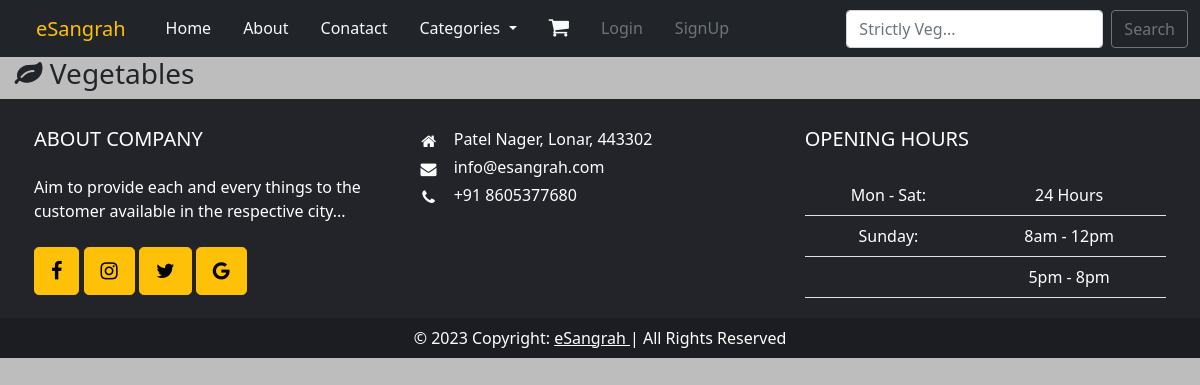
The page /vegetable on the database as committed earlier.
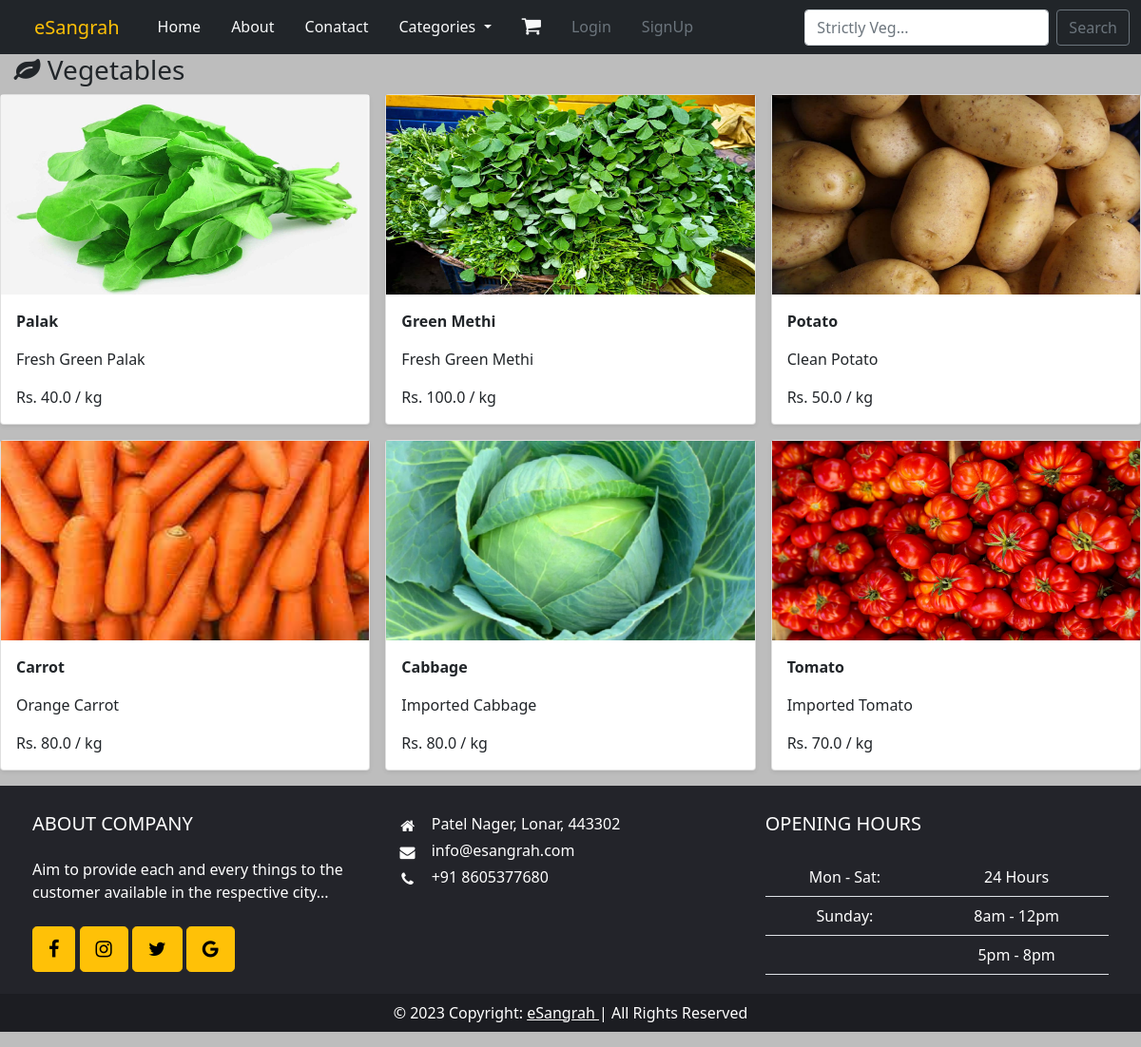
The same page on the database as committed later.
### eSangrah/models.py (models this page shows, shortened)
class Vegetable(models.Model):
    name = models.CharField(max_length=100)
    image = models.ImageField(upload_to="vegetable_img")
    desc = models.CharField(max_length=100)
    price = models.FloatField(max_length=6)

### eSangrah/views.py (the view)
# urls.py: path("vegetable", views.vegetable, name='vegetable'),
def vegetable(request):
    vegetables = Vegetable.objects.all().order_by("-id")
    return render(request, 'vegetable.html', {"vegetables":vegetables})

### templates/vegetable.html
{% extends "base.html" %}
{% block main %}
<h3 class="my5"> &nbsp; <i class="fa fa-leaf" aria-hidden="true"></i> Vegetables</h3>
<div class="row row-cols-1 row-cols-sm-2 row-cols-md-3 g-3">
    {% for vegetable in vegetables %}
    <div class="col">
        <div class="card shadow-sm">
            <a href=""><img src="{{vegetable.image.url}}" class="d-block w-100" height="210px" alt="..."/></a>
            <div class="card-body">
                <p class="card-text"><b>{{vegetable.name}}</b></p>
                <p class="card-text">{{vegetable.desc}}</p>
                <p class="card-text">Rs. {{vegetable.price}} / kg</p>
            </div>
        </div>
    </div>
  {% endfor %}
</div>
{% endblock main %}

### templates/base.html (shortened to what this page needs)
<!doctype html>
<html lang="en">
<head>
    <link href="https://cdn.jsdelivr.net/npm/bootstrap@5.0.2/dist/css/bootstrap.min.css" rel="stylesheet"
>
    <link rel="stylesheet" href="https://cdnjs.cloudflare.com/ajax/libs/font-awesome/4.7.0/css/font-awesome.min.css">
</head>
<body style="background-color:rgb(189, 189, 189);">
    <nav style="border-radius:0" class="navbar navbar-expand-lg sticky-top bg-body-tertiary bg-dark">
        <div class="container-fluid">
            <a class="navbar-brand link-warning mx-4" href="/">eSangrah</a>
            <div class="collapse navbar-collapse" id="navbarSupportedContent">
                <ul class="navbar-nav me-auto mb-2 mb-lg-0">
                    <li class="nav-item">
                        <a class="nav-link active link-light mx-2" aria-current="page" href="/">Home</a>
                    </li>
                    <li class="nav-item">
                        <a class="nav-link link-light mx-2" href="/about">About</a>
                    </li>
                    <li class="nav-item">
                        <a class="nav-link link-light mx-2" href="/contact">Conatact</a>
                    </li>
                    <li class="nav-item dropdown">
                        <a class="nav-link dropdown-toggle link-light mx-2" href="#" role="button"
                            data-bs-toggle="dropdown" aria-expanded="false">
                            Categories
                        </a>
                    </li>
                    <li class="nav-item">
                        <a class="nav-link link-light mx-2" href="/cart"><i style="font-size: 22px;"
                                class="fa fa-shopping-cart" aria-hidden="true"></i>
                        </a>
                    </li>
                    {% if user.is_authenticated %}
                    <li class="nav-item">
                        <a class="nav-link link-secondary mx-2" aria-disabled="true" href="/logout">Welcome,
                            {{user.first_name}}</a>
                    </li>
                    {% else %}
                    <li class="nav-item">
                        <a class="nav-link link-secondary mx-2" aria-disabled="true" href="/login">Login</a>
                    </li>
                    <li class="nav-item">
                        <a class="nav-link link-secondary mx-2" aria-disabled="true" href="/signup">SignUp</a>
                    </li>
                    {% endif %}
                </ul>
                <form class="d-flex" role="search">
                    <input class="form-control me-2" type="search" placeholder="Strictly Veg..." aria-label="Search">
                    <button class="btn btn-outline-secondary" type="submit">Search</button>
                </form>
            </div>
        </div>
    </nav>
    {% block main %}{% endblock main %}
    <div class=" my-3">
        <footer class="text-white text-center text-lg-start w-100" style="background-color: #23242a;">
            <div class="container p-1">
                <div class="row mt-4">
                    <div class="col-lg-4 col-md-12 mb-4 mb-md-0">
                        <h5 class="text-uppercase mb-4">About company</h5>
                        <p>
                            Aim to provide each and every things to the customer available in the respective city...
                        </p>
                        <div class="mt-4">
                            <a type="button" class="btn btn-floating btn-warning btn-lg"
                                href="https://www.facebook.com/people/E-Sangrah/61551136987733/" target="_blank"><i
                                    class="fa fa-facebook"></i></a>
                            <a type="button" class="btn btn-floating btn-warning btn-lg"
                                href="https://instagram.com/mithun_r_r" target="_blank"><i
                                    class="fa fa-instagram"></i></a>
                            <a type="button" class="btn btn-floating btn-warning btn-lg"><i
                                    class="fa fa-twitter"></i></a>
                            <a type="button" class="btn btn-floating btn-warning btn-lg"><i
                                    class="fa fa-google"></i></a>
                        </div>
                    </div>
                    <div class="col-lg-4 col-md-6 mb-4 mb-md-0">
                        <ul class="fa-ul" style="margin-left: 1.65em;">
                            <li class="mb-1">
                                <span class="fa-li"><i class="fa fa-home"></i></span><span class="ms-2">Patel Nager,
                                    Lonar, 443302</span>
                            </li>
                            <li class="mb-1">
                                <span class="fa-li"><i class="fa fa-envelope"></i></span><span
                                    class="ms-2">info@esangrah.com</span>
                            </li>
                            <li class="mb-1">
                                <span class="fa-li"><i class="fa fa-phone"></i></span><span class="ms-2">+91
                                    8605377680</span>
                            </li>
                        </ul>
                    </div>
                    <div class="col-lg-4 col-md-6 mb-4 mb-md-0">
                        <h5 class="text-uppercase mb-4">Opening hours</h5>
                        <table class="table text-center text-white">
                            <tbody class="font-weight-normal">
                                <tr>
                                    <td>Mon - Sat:</td>
                                    <td>24 Hours</td>
                                </tr>
                                <tr>
                                    <td>Sunday:</td>
                                    <td>8am - 12pm</td>
                                </tr>
                                <tr>
                                    <td></td>
                                    <td>5pm - 8pm</td>
                                </tr>
                            </tbody>
                        </table>
                    </div>
                </div>
            </div>
            <div class="text-center p-2" style="background-color: rgba(0, 0, 0, 0.2);">
                © 2023 Copyright:
                <a class="text-white" href="">eSangrah </a>
                | All Rights Reserved
            </div>
        </footer>
    </div>
</body>
</html>

Rows that differ between the two databases and show on the page:
added Vegetable: image (picture), name "Palak", desc "Fresh Green Palak", price "40.0"
added Vegetable: image (picture), name "Green Methi", desc "Fresh Green Methi", price "100.0"
added Vegetable: image (picture), name "Potato", desc "Clean Potato", price "50.0"
added Vegetable: image (picture), name "Carrot", desc "Orange Carrot", price "80.0"
added Vegetable: image (picture), name "Cabbage", desc "Imported Cabbage", price "80.0"
added Vegetable: image (picture), name "Tomato", desc "Imported Tomato", price "70.0"
